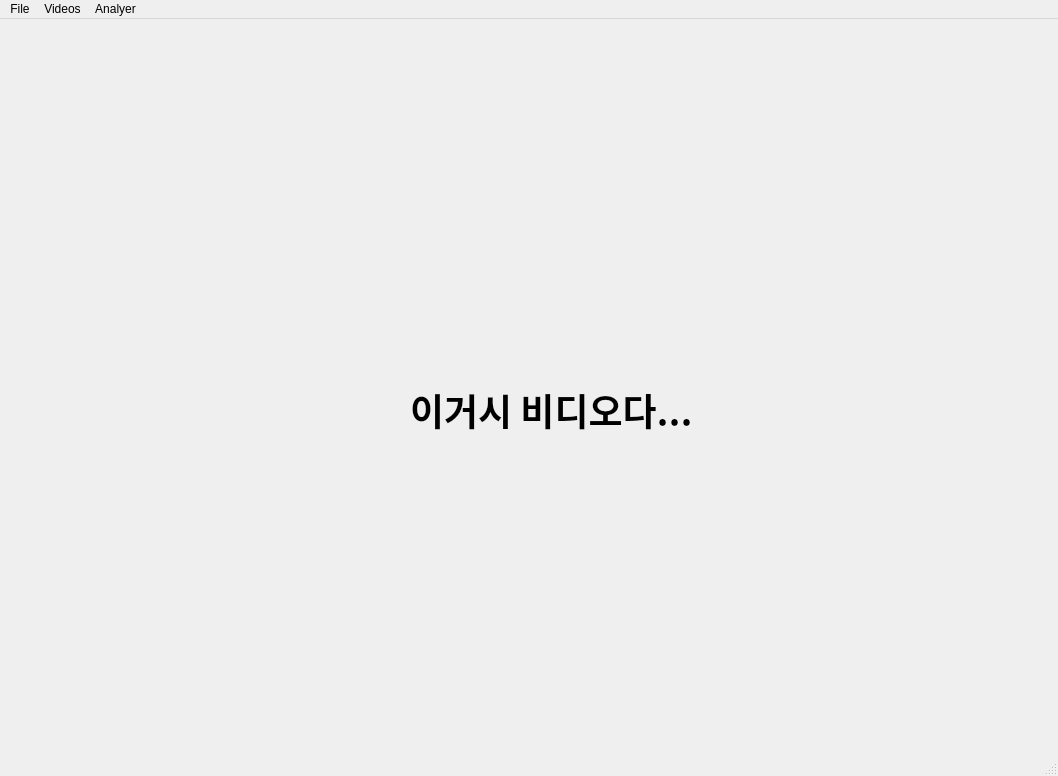
<?xml version="1.0" encoding="UTF-8"?>
<ui version="4.0">
 <class>MainWindow</class>
 <widget class="QMainWindow" name="MainWindow">
  <property name="geometry">
   <rect>
    <x>0</x>
    <y>0</y>
    <width>1058</width>
    <height>776</height>
   </rect>
  </property>
  <property name="windowTitle">
   <string>MainWindow</string>
  </property>
  <widget class="QWidget" name="centralwidget">
   <widget class="QLabel" name="label">
    <property name="geometry">
     <rect>
      <x>410</x>
      <y>290</y>
      <width>461</width>
      <height>201</height>
     </rect>
    </property>
    <property name="font">
     <font>
      <family>Arial Black</family>
      <pointsize>28</pointsize>
      <weight>75</weight>
      <bold>true</bold>
     </font>
    </property>
    <property name="text">
     <string>이거시 비디오다... </string>
    </property>
   </widget>
  </widget>
  <widget class="QMenuBar" name="menubar">
   <property name="geometry">
    <rect>
     <x>0</x>
     <y>0</y>
     <width>1058</width>
     <height>21</height>
    </rect>
   </property>
   <widget class="QMenu" name="menuFile">
    <property name="title">
     <string>File</string>
    </property>
    <addaction name="open_video"/>
    <addaction name="screenshot_path"/>
    <addaction name="reset"/>
   </widget>
   <widget class="QMenu" name="Videos">
    <property name="title">
     <string>Videos</string>
    </property>
   </widget>
   <widget class="QMenu" name="Analyer">
    <property name="title">
     <string>Analyer</string>
    </property>
   </widget>
   <addaction name="menuFile"/>
   <addaction name="Videos"/>
   <addaction name="Analyer"/>
  </widget>
  <widget class="QStatusBar" name="statusbar"/>
  <action name="open_video">
   <property name="text">
    <string>Open vdieo</string>
   </property>
  </action>
  <action name="screenshot_path">
   <property name="text">
    <string>screenshot path</string>
   </property>
  </action>
  <action name="reset">
   <property name="text">
    <string>reset</string>
   </property>
  </action>
 </widget>
 <resources/>
 <connections/>
</ui>
